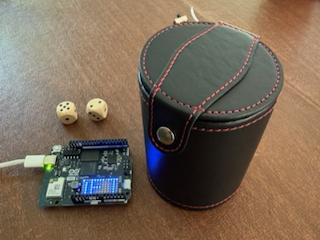
#> input picture media/hero image.png, 320 x 240 px; its folder holds only this picture in this run
$ python detect_dice.py ../media
#> lines starting #> are read from the running program, lines starting #| are printed output that depends on the picture; after the words box and inside, x2 and y2 are one past the last pixel; in counts of white or black regions, pixels touching at a corner belong together
#> in main, img is the input picture: shape (240, 320, 3); mean B, G, R 87.2, 104.4, 120.4
"""Find dice bounding boxes in a folder of photos using classical CV.

Deliberately not a neural net: dice are small, high-contrast, roughly-square
objects against a fairly uniform background, which plain thresholding +
contour detection handles well without any training data of its own.

For each input image, writes:
  - crops/<name>_<i>.jpg       cropped region for each detected die (for the
                                pip-counting step, done separately)
  - debug/<name>.jpg           original image with detected boxes drawn on,
                                so box quality can be sanity-checked visually
  - boxes.json                 {image_name: [{x, y, width, height}, ...]}
                                in Edge Impulse's pixel-coordinate convention
"""
import json
import sys
from pathlib import Path

import cv2
import numpy as np

# Tuning knobs - dice are assumed to occupy a moderate fraction of the frame,
# not full-image and not tiny speckle noise.
MIN_AREA_FRAC = 0.001   # a die smaller than this fraction of the image area is noise
MAX_AREA_FRAC = 0.25    # bigger than this is probably background, not a die
MIN_SOLIDITY = 0.80     # dice are convex-ish; filters out stringy/irregular blobs
# (0.85 rejected too many legit dice in batch 2, apparently blurrier/softer
# silhouettes than batch 1 - swept 0.55-0.85 against both batches; 0.80 is the
# lowest value with zero false positives on batch 1, below that batch 1 starts
# picking up spurious "3+" detections from rim/shadow noise)
PAD_FRAC = 0.08         # pad each crop a bit so we don't clip the die's edge

# The enclosure's out-of-focus rim is a strongly red/saturated ring around the
# in-focus wood disc. It's not a fixed size or position shot-to-shot (foam
# shifts when the compartment closes), so rather than masking a fixed circle,
# mask by color: pixels near red hue with real saturation get excluded before
# thresholding, so the rim never merges into a contour or skews Otsu's split.
RED_HUE_LOW = 12         # OpenCV hue is 0-179; red wraps around 0/180
RED_HUE_HIGH = 160
RED_SAT_MIN = 90
BORDER_DILATE = 9        # px; eat a bit into the blurry rim/wood gradient too

EDGE_MARGIN = 3           # px; how close counts as "touching" the frame edge

# Red/blue labeling: left-right is the primary axis since the two dice are
# rarely stacked exactly vertically; only fall back to top-bottom when the
# x-centers are close enough that "leftmost" would be a coin flip.
TIE_FRAC = 0.15         # x-centers within this fraction of image width count as tied
RED = (0, 0, 255)       # BGR
BLUE = (255, 0, 0)      # BGR


def order_red_blue(boxes, img_width):
    """Return boxes sorted so index 0 is "red" (left, or top if x is tied)."""
    if len(boxes) < 2:
        return boxes
    centers = [(x + bw / 2, y + bh / 2) for x, y, bw, bh in boxes]
    x_centers = [c[0] for c in centers]
    if max(x_centers) - min(x_centers) < TIE_FRAC * img_width:
        key = lambda i: centers[i][1]  # tied on x -> sort top to bottom
    else:
        key = lambda i: centers[i][0]  # sort left to right
    order = sorted(range(len(boxes)), key=key)
    return [boxes[i] for i in order]


def find_dice_boxes(img):
    h, w = img.shape[:2]
#> h = 240; w = 320

    hsv = cv2.cvtColor(img, cv2.COLOR_BGR2HSV)
#> hsv: shape (240, 320, 3); mean H, S, V 31.9, 85.6, 125.3
    hue, sat, _ = cv2.split(hsv)
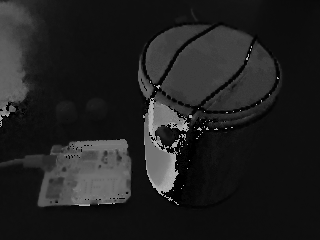
#> hue: shape (240, 320); min 0, max 179, mean 31.9
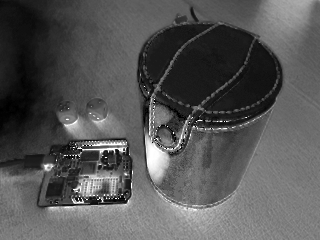
#> sat: shape (240, 320); min 0, max 255, mean 85.6
    red_mask = (((hue < RED_HUE_LOW) | (hue > RED_HUE_HIGH)) & (sat > RED_SAT_MIN))
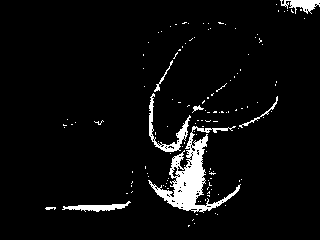
#> red_mask: shape (240, 320) bool; 5% white; 130 white regions (122 under 20 px), largest, box (x1, y1, x2, y2) and area: (148, 126, 241, 213) 2219, (149, 93, 191, 152) 477, (62, 201, 131, 212) 320
    red_mask = red_mask.astype(np.uint8) * 255
    red_mask = cv2.dilate(red_mask, np.ones((BORDER_DILATE, BORDER_DILATE), np.uint8))
#> red_mask: shape (240, 320); 19.6% white; 14 white regions, largest, box (x1, y1, x2, y2) and area: (140, 33, 282, 231) 10685, (41, 167, 137, 216) 1572, (272, 0, 320, 23) 839
    not_border = cv2.bitwise_not(red_mask)

    gray = cv2.cvtColor(img, cv2.COLOR_BGR2GRAY)
    blurred = cv2.GaussianBlur(gray, (5, 5), 0)
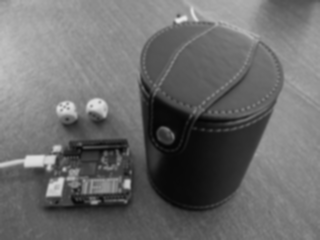
#> blurred: shape (240, 320); min 5, max 233, mean 107.2
    # Otsu picks its own threshold - robust to the exact lighting/exposure
    # of a given shot rather than needing a hand-tuned brightness cutoff.
    _, thresh = cv2.threshold(blurred, 0, 255, cv2.THRESH_BINARY + cv2.THRESH_OTSU)
#> thresh: shape (240, 320); 56.5% white; 29 black regions (26 under 20 px), largest, box (x1, y1, x2, y2) and area: (0, 27, 281, 240) 32818, (269, 0, 320, 18) 505, (221, 58, 231, 67) 30

    # Try both polarities - depending on whether the dice are lighter or
    # darker than the background, the "object" could be the 0s or the 1s.
    candidates = []
    for variant in (thresh, cv2.bitwise_not(thresh)):
        variant = cv2.bitwise_and(variant, not_border)  # drop the red rim before contouring
        closed = cv2.morphologyEx(variant, cv2.MORPH_CLOSE, np.ones((7, 7), np.uint8))
        contours, _ = cv2.findContours(closed, cv2.RETR_EXTERNAL, cv2.CHAIN_APPROX_SIMPLE)
        candidates.extend(contours)
#> this loop made 2 passes
#> pass 1, in find_dice_boxes, `closed = cv2.morphologyEx(variant, cv2.MORPH_CLOSE, np.ones((7, 7), np..`:
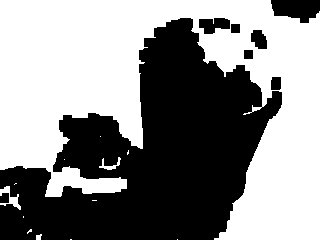
#> closed: shape (240, 320); 54.3% white; 8 black regions, largest, box (x1, y1, x2, y2) and area: (0, 18, 282, 240) 33313, (271, 0, 320, 23) 845, (199, 18, 230, 34) 356
#> after the loop, candidates = 33 contours, 25 with area under 20; largest, box (x1, y1, x2, y2) and area: (0, 0, 320, 240) 41281, (0, 91, 240, 240) 16431, (157, 39, 231, 140) 2748, (207, 122, 268, 192) 1946, (209, 62, 280, 124) 1150, (140, 28, 194, 89) 1012, (0, 186, 21, 210) 128, (99, 157, 121, 170) 58

    img_area = h * w
#> img_area = 76800
    boxes = []
    for c in candidates:
        area = cv2.contourArea(c)
        if not (MIN_AREA_FRAC * img_area <= area <= MAX_AREA_FRAC * img_area):
            continue
        hull = cv2.convexHull(c)
        hull_area = cv2.contourArea(hull)
        solidity = area / hull_area if hull_area > 0 else 0
        if solidity < MIN_SOLIDITY:
            continue
        x, y, bw, bh = cv2.boundingRect(c)
        aspect = bw / bh if bh else 0
        if not (0.6 <= aspect <= 1.6):  # dice are roughly square, even tilted
            continue

        # Reject blobs hugging a corner (two adjacent edges) - that's the
        # enclosure rim/glare, not a die. A die can legitimately be cut off by
        # ONE edge (the framing shifts shot to shot as the foam settles), so
        # only two-edges-at-once is treated as an artifact.
        touches = {
            "l": x <= EDGE_MARGIN, "r": x + bw >= w - EDGE_MARGIN,
            "t": y <= EDGE_MARGIN, "b": y + bh >= h - EDGE_MARGIN,
        }
        n_touch = sum(touches.values())
        if n_touch >= 2 and not (touches["t"] and touches["b"]) and not (touches["l"] and touches["r"]):
            continue

        boxes.append((x, y, bw, bh))
#> this loop made 33 passes
#> (area, hull_area, solidity) on passes 7, 19, 22, 28, 29: (128, 339.5, 0.377), (16431, 25273.5, 0.65), (1150.5, 2275, 0.506), (2748.5, 3838.5, 0.716), (1012, 1564.5, 0.647)
#> area on passes 10, 13: 57.5, 41281
#> after the loop, boxes = [(207, 122, 61, 70)]

    # De-duplicate near-identical boxes from the two threshold polarities.
    deduped = []
    for b in boxes:
        bx, by, bw, bh = b
        bcx, bcy = bx + bw / 2, by + bh / 2
        if any(abs(bcx - (ox + ow / 2)) < ow * 0.5 and abs(bcy - (oy + oh / 2)) < oh * 0.5
               for ox, oy, ow, oh in deduped):
            continue
        deduped.append(b)
#> this loop made 1 pass
#> (bx, by, bw, bh, bcx, bcy) on pass 1: (207, 122, 61, 70, 237.5, 157)
#> after the loop, deduped = [(207, 122, 61, 70)]
    return deduped


def main(src_dir: str):
    src = Path(src_dir)
    crops_dir = src / "crops"
    debug_dir = src / "debug"
    crops_dir.mkdir(exist_ok=True)
    debug_dir.mkdir(exist_ok=True)

    all_boxes = {}
    image_paths = sorted(p for p in src.iterdir() if p.suffix.lower() in (".jpg", ".jpeg", ".png"))

    for path in image_paths:
        img = cv2.imread(str(path))
        if img is None:
            print(f"  could not read {path.name}, skipping")
            continue
        boxes = find_dice_boxes(img)
#> boxes = [(207, 122, 61, 70)]
        print(f"{path.name}: found {len(boxes)} candidate box(es)")
#| hero image.png: found 1 candidate box(es)

        debug_img = img.copy()
        h, w = img.shape[:2]
#> h = 240; w = 320
        boxes = order_red_blue(boxes, w)
        entry = []
        for i, (x, y, bw, bh) in enumerate(boxes):
            color_name = "red" if i == 0 else "blue" if i == 1 else "extra"
            draw_color = RED if color_name == "red" else BLUE if color_name == "blue" else (0, 255, 0)

            pad_x, pad_y = int(bw * PAD_FRAC), int(bh * PAD_FRAC)
            cx0, cy0 = max(0, x - pad_x), max(0, y - pad_y)
            cx1, cy1 = min(w, x + bw + pad_x), min(h, y + bh + pad_y)
            crop = img[cy0:cy1, cx0:cx1]
            crop_name = f"{path.stem}_{color_name}.jpg"
            cv2.imwrite(str(crops_dir / crop_name), crop)

            cv2.rectangle(debug_img, (x, y), (x + bw, y + bh), draw_color, 2)
            cv2.putText(debug_img, color_name, (x, max(0, y - 8)),
                        cv2.FONT_HERSHEY_SIMPLEX, 0.8, draw_color, 2)

            entry.append({"crop": crop_name, "color": color_name, "x": x, "y": y, "width": bw, "height": bh})
#> this loop made 1 pass
#> (x, y, bw, bh, color_name, draw_color, pad_x, pad_y) on pass 1: (207, 122, 61, 70, 'red', (0, 0, 255), 4, 5)
#> pass 1, in main, `crop = img[cy0:cy1, cx0:cx1]`:
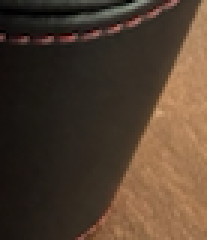
#> crop: shape (80, 69, 3) (shown 3 times larger); mean B, G, R 46.5, 61.6, 79.6
#> after the loop:
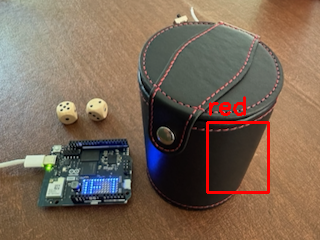
#> debug_img: shape (240, 320, 3); 1.41% of pixels changed, all inside (x1, y1, x2, y2) = (206, 96, 270, 194)
#> after the loop, entry = 1 item

        cv2.imwrite(str(debug_dir / path.name), debug_img)
        all_boxes[path.name] = entry

    with open(src / "boxes.json", "w") as f:
        json.dump(all_boxes, f, indent=2)
    print(f"\nWrote {src / 'boxes.json'}, {len(image_paths)} image(s) processed.")
    print(f"Check {debug_dir}/ to sanity-check box placement before trusting this.")


if __name__ == "__main__":
    main(sys.argv[1] if len(sys.argv) > 1 else ".")
